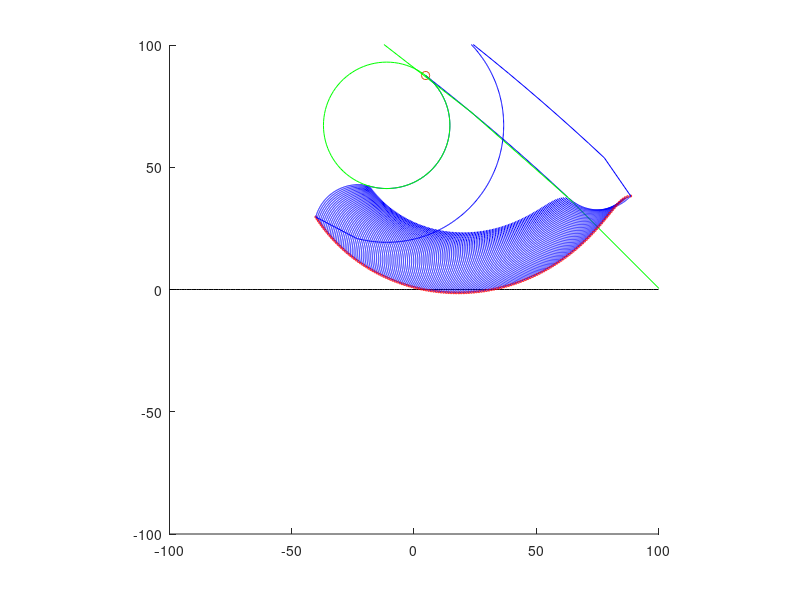

The MATLAB script that drew this image:
%%%%%%%%%%%%%%%%%%%%%%%%%%%%%%%%%%%%%%%%%%%%%%%%%%%%%%%%%%%%%%%%%%%%%%%%%%%
% This script is to present the geometric relation between finger and desk%
% Created by Zachary Chunli JIANG                                         %
% Date: 30.August.2018                                                    %
%%%%%%%%%%%%%%%%%%%%%%%%%%%%%%%%%%%%%%%%%%%%%%%%%%%%%%%%%%%%%%%%%%%%%%%%%%%
%define parameters:
x=-100;%0:10:-100
z=120; %90:1:110
theta=7*pi/180;%0:pi/180:12*pi/180/

p=0.00:0.002:0.3; % pressure is in MPa
gamma=45*pi/180;
m=45;
n=100;
j=0:0.1:18;
k=sqrt(18*18-(j-18).^2);
l=77;
sj=size(j,2);

%point O1:
figure;
x1=x;
z1=z;
pause(1);

delta=l.*(0.115*p+0.001177);
phi=pi-delta-gamma+theta;
r=1./(0.125*p+0.001177);

%point O2:
x2=x1+m*sin(theta)+n*cos(theta);
z2=z1-m*cos(theta)+n*sin(theta);

s1=cos(pi/2-gamma+theta);
f1=sin(pi/2-gamma+theta);
%point O3;
x3=x2-r.*s1;
z3=z2-r.*f1;

%point E
x4=x3+r.*cos(delta+gamma-pi/2-theta);
z4=z3-r.*sin(delta+gamma-pi/2-theta);

%point T
x5=x4+j(sj).*sin(phi)-k(sj).*cos(phi);
z5=z4-j(sj).*cos(phi)-k(sj).*sin(phi);
  
scatter(x1,z1);
axis([-100 100 -100 100],'square');
hold on;
scatter(x2,z2);
hold on;
x0=(0:200)-100;
y0=zeros(1,201);
plot(x0,y0,'k');

for i1=1:size(p,2)
      

      scatter(x5(i1),z5(i1),2,'r');
      %Tip curve
      x6=x4(i1)+j.*sin(phi(i1))-k.*cos(phi(i1));
      z6=z4(i1)-j.*cos(phi(i1))-k.*sin(phi(i1));
      
      Epsilon=0:0.01:delta(i1);
      sE=size(Epsilon,2);
      %Inner surface curve
      x7=x3(i1)+r(i1).*cos(Epsilon+gamma-pi/2-theta);
      z7=z3(i1)-r(i1).*sin(Epsilon+gamma-pi/2-theta);
      
      %External surface curve
      x8=x3(i1)+(r(i1)+22).*cos(Epsilon+gamma-pi/2-theta);
      z8=z3(i1)-(r(i1)+22).*sin(Epsilon+gamma-pi/2-theta);
      
      
      %draw the circle
      th = 0:pi/50:2*pi;
      xcircle=r(i1)*cos(th)+x3(i1);
      ycircle=r(i1)*sin(th)+z3(i1);
      

      line1=plot(x6,z6,'b');
      line2=plot(x7,z7,'b');
      line3=plot(x8,z8,'b');
      line4=plot([x6(sj) x8(sE)],[z6(sj) z8(sE)],'b');
      circle=plot(xcircle,ycircle,'g');
      
      hold on ;
      pause(0.01);
      if i1> 1 && i1<size(p,2)
        %set(line1,'Visible','off');
        set(line2,'Visible','off');
        set(line3,'Visible','off');
        set(line4,'Visible','off');
        set(circle,'Visible','off');
        hold on;
      end
      hold on;
end
  

